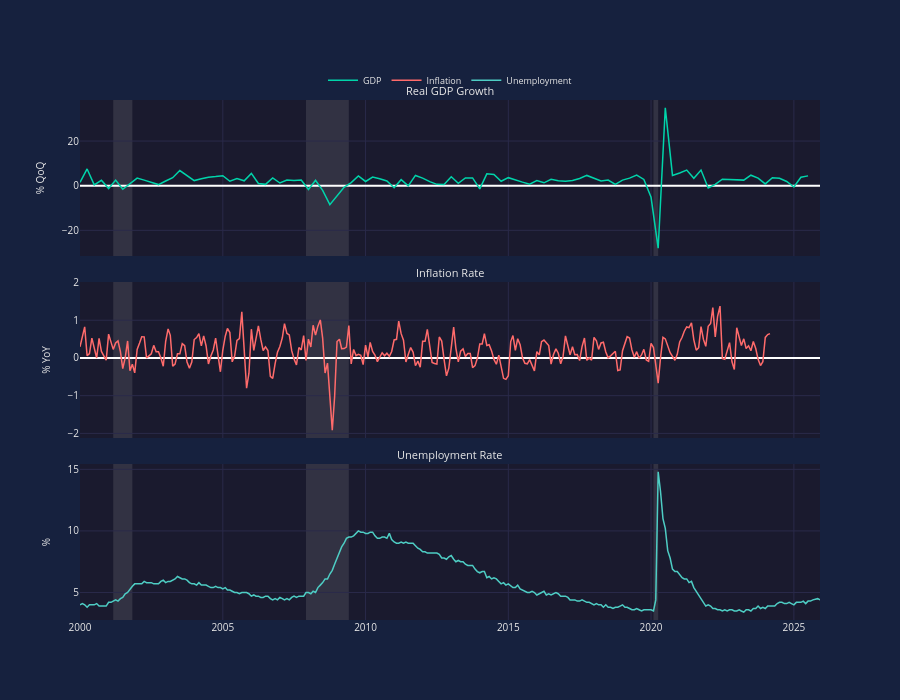

The notebook cell this image was saved under:
### Markdown cell above
## 2. Multi-Subplot Chart

A chart with three synchronized subplots showing GDP, Inflation, and Unemployment.

### Code cell
# Multi-subplot with real economic data
chart = EconChart(
    num_rows=3,
    subplot_titles=('Real GDP Growth', 'Inflation Rate', 'Unemployment Rate'),
    height=700,
)

chart.add_line(row=1, x=gdp_dates, y=gdp_values, name='GDP', color='teal')
chart.add_line(row=2, x=inf_dates, y=inf_values, name='Inflation', color='coral')
chart.add_line(row=3, x=unemp_dates, y=unemp_values, name='Unemployment', color='sky')

chart.set_yaxis(row=1, title='% QoQ')
chart.set_yaxis(row=2, title='% YoY')
chart.set_yaxis(row=3, title='%')

chart.add_hline(row=1, y=0)
chart.add_hline(row=2, y=2.0)  # Fed's 2% inflation target

chart.set_legend(orientation='h', position='top')
chart.enable_unified_spikeline()
chart.show()

### Figure 1 — Plotly figure (JSON) as saved in the notebook; plotly's stock layout.template omitted (floating-point values rounded to 4 significant figures; data arrays with more than 128 entries replaced by an {"elided": "..."} marker saying what was removed)
{"data": [{"line": {"color": "#00d4aa", "width": 1.5}, "name": "GDP", "showlegend": true, "type": "scatter", "visible": true, "x": ["2000-01-01T00:00:00", "2000-04-01T00:00:00", "2000-07-01T00:00:00", "2000-10-01T00:00:00", "2001-01-01T00:00:00", "2001-04-01T00:00:00", "2001-07-01T00:00:00", "2001-10-01T00:00:00", "2002-01-01T00:00:00", "2002-04-01T00:00:00", "2002-07-01T00:00:00", "2002-10-01T00:00:00", "2003-01-01T00:00:00", "2003-04-01T00:00:00", "2003-07-01T00:00:00", "2003-10-01T00:00:00", "2004-01-01T00:00:00", "2004-04-01T00:00:00", "2004-07-01T00:00:00", "2004-10-01T00:00:00", "2005-01-01T00:00:00", "2005-04-01T00:00:00", "2005-07-01T00:00:00", "2005-10-01T00:00:00", "2006-01-01T00:00:00", "2006-04-01T00:00:00", "2006-07-01T00:00:00", "2006-10-01T00:00:00", "2007-01-01T00:00:00", "2007-04-01T00:00:00", "2007-07-01T00:00:00", "2007-10-01T00:00:00", "2008-01-01T00:00:00", "2008-04-01T00:00:00", "2008-07-01T00:00:00", "2008-10-01T00:00:00", "2009-01-01T00:00:00", "2009-04-01T00:00:00", "2009-07-01T00:00:00", "2009-10-01T00:00:00", "2010-01-01T00:00:00", "2010-04-01T00:00:00", "2010-07-01T00:00:00", "2010-10-01T00:00:00", "2011-01-01T00:00:00", "2011-04-01T00:00:00", "2011-07-01T00:00:00", "2011-10-01T00:00:00", "2012-01-01T00:00:00", "2012-04-01T00:00:00", "2012-07-01T00:00:00", "2012-10-01T00:00:00", "2013-01-01T00:00:00", "2013-04-01T00:00:00", "2013-07-01T00:00:00", "2013-10-01T00:00:00", "2014-01-01T00:00:00", "2014-04-01T00:00:00", "2014-07-01T00:00:00", "2014-10-01T00:00:00", "2015-01-01T00:00:00", "2015-04-01T00:00:00", "2015-07-01T00:00:00", "2015-10-01T00:00:00", "2016-01-01T00:00:00", "2016-04-01T00:00:00", "2016-07-01T00:00:00", "2016-10-01T00:00:00", "2017-01-01T00:00:00", "2017-04-01T00:00:00", "2017-07-01T00:00:00", "2017-10-01T00:00:00", "2018-01-01T00:00:00", "2018-04-01T00:00:00", "2018-07-01T00:00:00", "2018-10-01T00:00:00", "2019-01-01T00:00:00", "2019-04-01T00:00:00", "2019-07-01T00:00:00", "2019-10-01T00:00:00", "2020-01-01T00:00:00", "2020-04-01T00:00:00", "2020-07-01T00:00:00", "2020-10-01T00:00:00", "2021-01-01T00:00:00", "2021-04-01T00:00:00", "2021-07-01T00:00:00", "2021-10-01T00:00:00", "2022-01-01T00:00:00", "2022-04-01T00:00:00", "2022-07-01T00:00:00", "2022-10-01T00:00:00", "2023-01-01T00:00:00", "2023-04-01T00:00:00", "2023-07-01T00:00:00", "2023-10-01T00:00:00", "2024-01-01T00:00:00", "2024-04-01T00:00:00", "2024-07-01T00:00:00", "2024-10-01T00:00:00", "2025-01-01T00:00:00", "2025-04-01T00:00:00", "2025-07-01T00:00:00"], "xaxis": "x3", "y": [1.5, 7.5, 0.4, 2.4, -1.3, 2.5, -1.6, 1.1, 3.4, 2.5, 1.6, 0.5, 2.1, 3.6, 6.8, 4.7, 2.3, 3.1, 3.8, 4.1, 4.5, 2, 3.2, 2.2, 5.5, 1, 0.6, 3.5, 1.2, 2.5, 2.3, 2.5, -1.7, 2.4, -2.1, -8.5, -4.5, -0.7, 1.4, 4.4, 1.9, 3.9, 3.1, 2.1, -0.9, 2.7, -0.1, 4.6, 3.4, 1.8, 0.6, 0.5, 4, 1.1, 3.5, 3.5, -1.4, 5.3, 5, 2, 3.6, 2.5, 1.6, 0.7, 2.3, 1.3, 2.9, 2.2, 2, 2.3, 3.2, 4.6, 3.3, 2.1, 2.5, 0.6, 2.5, 3.4, 4.8, 2.8, -5.2, -28, 34.9, 4.6, 5.7, 7, 3.3, 7, -1, 0.6, 2.9, 2.8, 2.9, 2.5, 4.7, 3.4, 0.8, 3.6, 3.3, 1.9, -0.6, 3.8, 4.4], "yaxis": "y"}, {"line": {"color": "#ff6b6b", "width": 1.5}, "name": "Inflation", "showlegend": true, "type": "scatter", "visible": true, "x": {"elided": "291 str values"}, "xaxis": "x3", "y": {"elided": "291 float values"}, "yaxis": "y2"}, {"line": {"color": "#4ecdc4", "width": 1.5}, "name": "Unemployment", "showlegend": true, "type": "scatter", "visible": true, "x": {"elided": "311 str values"}, "xaxis": "x3", "y": {"elided": "311 float values"}, "yaxis": "y3"}, {"hoverinfo": "skip", "marker": {"opacity": 0}, "mode": "markers", "showlegend": false, "type": "scatter", "x": ["2000-01-01T00:00:00", "2025-12-01T00:00:00"], "xaxis": "x3", "y": [0, 0], "yaxis": "y"}, {"hoverinfo": "skip", "marker": {"opacity": 0}, "mode": "markers", "showlegend": false, "type": "scatter", "x": ["2000-01-01T00:00:00", "2025-12-01T00:00:00"], "xaxis": "x3", "y": [0, 0], "yaxis": "y2"}], "layout": {"annotations": [{"font": {"color": "#e8e8e8", "size": 11}, "showarrow": false, "text": "Real GDP Growth", "x": 0.5, "xanchor": "center", "xref": "paper", "y": 1, "yanchor": "bottom", "yref": "paper"}, {"font": {"color": "#e8e8e8", "size": 11}, "showarrow": false, "text": "Inflation Rate", "x": 0.5, "xanchor": "center", "xref": "paper", "y": 0.65, "yanchor": "bottom", "yref": "paper"}, {"font": {"color": "#e8e8e8", "size": 11}, "showarrow": false, "text": "Unemployment Rate", "x": 0.5, "xanchor": "center", "xref": "paper", "y": 0.3, "yanchor": "bottom", "yref": "paper"}], "font": {"color": "#e8e8e8", "size": 10}, "height": 700, "hoverlabel": {"bgcolor": "#16213e", "font": {"color": "#e8e8e8", "size": 11}}, "hovermode": "x unified", "legend": {"bgcolor": "rgba(0,0,0,0)", "font": {"color": "#e8e8e8", "size": 9}, "orientation": "h", "x": 0.5, "xanchor": "center", "y": 1.01, "yanchor": "bottom"}, "paper_bgcolor": "#16213e", "plot_bgcolor": "#1a1a2e", "shapes": [{"line": {"color": "rgba(255, 255, 255, 0.3)", "dash": "dash", "width": 1}, "type": "line", "x0": 0, "x1": 1, "xref": "x3", "y0": 0, "y1": 0, "yref": "y"}, {"line": {"color": "rgba(255, 255, 255, 0.3)", "dash": "dash", "width": 1}, "type": "line", "x0": 0, "x1": 1, "xref": "x3", "y0": 2, "y1": 2, "yref": "y2"}, {"fillcolor": "#b8b8b8", "layer": "below", "line": {"width": 0}, "opacity": 0.15, "type": "rect", "x0": "2001-03-01T00:00:00", "x1": "2001-11-01T00:00:00", "xref": "x3", "y0": 0, "y1": 1, "yref": "y domain"}, {"fillcolor": "#b8b8b8", "layer": "below", "line": {"width": 0}, "opacity": 0.15, "type": "rect", "x0": "2001-03-01T00:00:00", "x1": "2001-11-01T00:00:00", "xref": "x3", "y0": 0, "y1": 1, "yref": "y2 domain"}, {"fillcolor": "#b8b8b8", "layer": "below", "line": {"width": 0}, "opacity": 0.15, "type": "rect", "x0": "2001-03-01T00:00:00", "x1": "2001-11-01T00:00:00", "xref": "x3", "y0": 0, "y1": 1, "yref": "y3 domain"}, {"fillcolor": "#b8b8b8", "layer": "below", "line": {"width": 0}, "opacity": 0.15, "type": "rect", "x0": "2007-12-01T00:00:00", "x1": "2009-06-01T00:00:00", "xref": "x3", "y0": 0, "y1": 1, "yref": "y domain"}, {"fillcolor": "#b8b8b8", "layer": "below", "line": {"width": 0}, "opacity": 0.15, "type": "rect", "x0": "2007-12-01T00:00:00", "x1": "2009-06-01T00:00:00", "xref": "x3", "y0": 0, "y1": 1, "yref": "y2 domain"}, {"fillcolor": "#b8b8b8", "layer": "below", "line": {"width": 0}, "opacity": 0.15, "type": "rect", "x0": "2007-12-01T00:00:00", "x1": "2009-06-01T00:00:00", "xref": "x3", "y0": 0, "y1": 1, "yref": "y3 domain"}, {"fillcolor": "#b8b8b8", "layer": "below", "line": {"width": 0}, "opacity": 0.15, "type": "rect", "x0": "2020-02-01T00:00:00", "x1": "2020-04-01T00:00:00", "xref": "x3", "y0": 0, "y1": 1, "yref": "y domain"}, {"fillcolor": "#b8b8b8", "layer": "below", "line": {"width": 0}, "opacity": 0.15, "type": "rect", "x0": "2020-02-01T00:00:00", "x1": "2020-04-01T00:00:00", "xref": "x3", "y0": 0, "y1": 1, "yref": "y2 domain"}, {"fillcolor": "#b8b8b8", "layer": "below", "line": {"width": 0}, "opacity": 0.15, "type": "rect", "x0": "2020-02-01T00:00:00", "x1": "2020-04-01T00:00:00", "xref": "x3", "y0": 0, "y1": 1, "yref": "y3 domain"}], "xaxis": {"anchor": "y", "domain": [0, 1], "gridcolor": "#2a2a4a", "matches": "x3", "range": ["2000-01-01T00:00:00", "2025-12-01T00:00:00"], "showspikes": true, "showticklabels": false, "spikecolor": "rgba(255, 255, 255, 0.5)", "spikedash": "dot", "spikemode": "across", "spikesnap": "cursor", "spikethickness": 1}, "xaxis2": {"anchor": "y2", "domain": [0, 1], "gridcolor": "#2a2a4a", "matches": "x3", "range": ["2000-01-01T00:00:00", "2025-12-01T00:00:00"], "showspikes": true, "showticklabels": false, "spikecolor": "rgba(255, 255, 255, 0.5)", "spikedash": "dot", "spikemode": "across", "spikesnap": "cursor", "spikethickness": 1}, "xaxis3": {"anchor": "y3", "domain": [0, 1], "gridcolor": "#2a2a4a", "range": ["2000-01-01T00:00:00", "2025-12-01T00:00:00"], "showspikes": true, "spikecolor": "rgba(255, 255, 255, 0.5)", "spikedash": "dot", "spikemode": "across", "spikesnap": "cursor", "spikethickness": 1}, "yaxis": {"anchor": "x", "domain": [0.7, 1], "gridcolor": "#2a2a4a", "title": {"font": {"color": "#e8e8e8", "size": 10}, "text": "% QoQ"}, "type": "linear"}, "yaxis2": {"anchor": "x2", "domain": [0.35, 0.65], "gridcolor": "#2a2a4a", "title": {"font": {"color": "#e8e8e8", "size": 10}, "text": "% YoY"}, "type": "linear"}, "yaxis3": {"anchor": "x3", "domain": [0, 0.3], "gridcolor": "#2a2a4a", "title": {"font": {"color": "#e8e8e8", "size": 10}, "text": "%"}, "type": "linear"}}}
